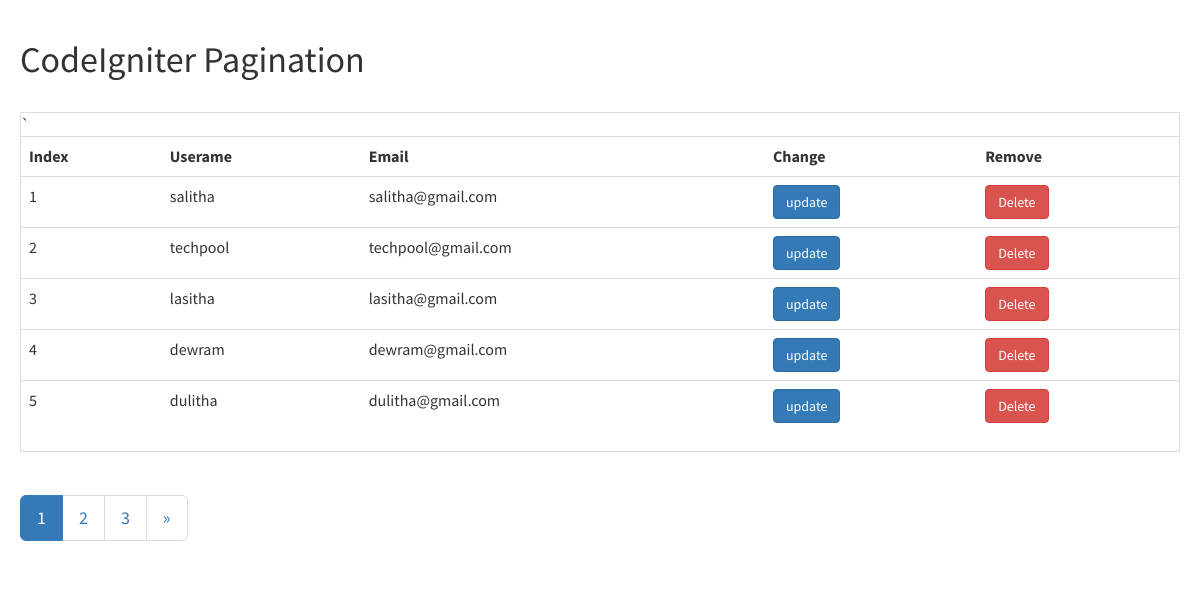
The page / on the database its author committed.
### tables this page shows
CREATE TABLE `users` (
  `indexno` int(10) NOT NULL,
  `username` varchar(30) NOT NULL,
  `email` varchar(30) NOT NULL
);

### index.php (called while the page is built, shortened)
<?php
require_once BASEPATH.'core/CodeIgniter.php';

### application/models/User_model.php (called while the page is built, shortened)
<?php
class User_model extends CI_Model{
    public function getUserPagintaion($limit, $start) {
            $this->db->select('*');
            $this->db->from('users');
            $this->db->limit($limit, $start);
            $this->db->order_by('indexno');
            $query = $this->db->get();
            return $result = $query->result();
    }
    public function getUserCount() {
            $this->db->select("COUNT(*) as num_row");
            $this->db->from('users');
            $this->db->order_by('indexno');
            $query = $this->db->get();
            $result = $query->result();
            return $result[0]->num_row;
    }
}

### application/views/user_view.php (the view, shortened to what this page needs)
<!DOCTYPE html>
<html>
    <head>
        <link rel="stylesheet" href="<?php echo base_url(); ?>assets/css/bootstrap.min.css">
        <link href="assets/font-awesome/css/font-awesome.min.css" rel="stylesheet">
    </head>
  <body>
      <div id="wrapper">
        <h1>CodeIgniter Pagination</h1>
        <br>
        <div class="row">
            <div class="col-lg-12">
                <div class="table-responsive table-bordered">
                    <table class="table">
                    <tr>
                        <th>Index</th>
                        <th>Userame</th>
                        <th>Email</th>
                        <th>Change</th>
                        <th>Remove</th>
                    </tr>`
                    <?php if (count($users)): ?>
                    <?php foreach ($users as $row): ?>
                    <tr>
                        <td><?php echo $row->indexno; ?></td>
                        <td><?php echo $row->username; ?></td>
                        <td><?php echo $row->email; ?></td>
                        <td><a href="#"><button type='submit' class='btn btn-primary'>update</button></a></td>
                        <td><a href="#"><button type='submit' class='btn btn-danger'>Delete</button></a></td>
                    <?php endforeach; ?>
                    <?php else: ?>
                        <center><p style="margin: 20px;">No users registered</p></center>
                    <?php endif ?>
                    </table>
                </div>
                <br>
                <?php echo $link ?>
            </div>
        </div>
        </div>
  </body>
</html>

### application/controllers/Users.php (shortened to what this page needs)
<?php
class Users extends CI_Controller{
    public function __construct()
    {
      $this->load->model('User_model');
    }
    public function index() {
        $this->load->library('pagination');
        $config['base_url'] = 'http://localhost/Projects/CIPagination/Users/index';
        $config['total_rows'] = $this->User_model->getUserCount();
        $config['per_page'] = 5;
        $config['uri_segment'] = 3;
        $config['full_tag_open'] = '<ul class="pagination pagination-lg">';
        $config['full_tag_close'] = '</ul>';
        $config['attributes'] = array('class' => 'page_link');
        $config['first_link'] = 'First';
        $config['last_link'] = 'Last';
        $config['first_tag_open'] = '<li>';
        $config['first_tag_close'] = '</li>';
        $config['prev_link'] = '&laquo';
        $config['prev_tag_open'] = '<li class="prev">';
        $config['prev_tag_close'] = '</li>';
        $config['next_link'] = '&raquo';
        $config['next_tag_open'] = '<li>';
        $config['next_tag_close'] = '</li>';
        $config['last_tag_open'] = '<li>';
        $config['last_tag_close'] = '</li>';
        $config['cur_tag_open'] = '<li class="page-item active"><a href="#" class="page-link">';
        $config['cur_tag_close'] = '<span class="sr-only">(current)</span></a></li>';
        $config['num_tag_open'] = '<li>';
        $config['num_tag_close'] = '</li>';
        $page = ($this->uri->segment(3)) ? $this->uri->segment(3) : 0;
        $this->pagination->initialize($config);
        $data['link'] = $this->pagination->create_links();
        $data['users'] = $this->User_model->getUserPagintaion($config['per_page'], $page);
        $this->load->view('user_view', $data);
    }
}

### application/views/user_view.php (style rules this page uses)
body { font-family: 'Source Sans Pro', sans-serif; font-size: 16px; }
#wrapper { padding: 20px; }

### rows shown on the page
users: indexno "1", username "salitha", email "salitha@gmail.com"
users: indexno "2", username "techpool", email "techpool@gmail.com"
users: indexno "3", username "lasitha", email "lasitha@gmail.com"
users: indexno "4", username "dewram", email "dewram@gmail.com"
users: indexno "5", username "dulitha", email "dulitha@gmail.com"

### other values the page prints
$link "1 2 3 »"
